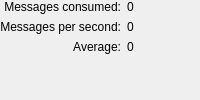
             <widget class="QWidget" name="stk_statistics_consumer">
              <layout class="QVBoxLayout" name="verticalLayout_9">
               <property name="leftMargin">
                <number>0</number>
               </property>
               <property name="topMargin">
                <number>0</number>
               </property>
               <property name="rightMargin">
                <number>0</number>
               </property>
               <property name="bottomMargin">
                <number>0</number>
               </property>
               <item>
                <layout class="QGridLayout" name="gridLayout_6">
                 <item row="3" column="0" colspan="2">
                  <spacer name="verticalSpacer_2">
                   <property name="orientation">
                    <enum>Qt::Vertical</enum>
                   </property>
                   <property name="sizeHint" stdset="0">
                    <size>
                     <width>20</width>
                     <height>40</height>
                    </size>
                   </property>
                  </spacer>
                 </item>
                 <item row="1" column="0">
                  <widget class="QLabel" name="label_8">
                   <property name="text">
                    <string>Messages per second:</string>
                   </property>
                   <property name="alignment">
                    <set>Qt::AlignRight|Qt::AlignTrailing|Qt::AlignVCenter</set>
                   </property>
                  </widget>
                 </item>
                 <item row="0" column="1">
                  <widget class="QLabel" name="lbl_stats_consumed">
                   <property name="text">
                    <string>0</string>
                   </property>
                  </widget>
                 </item>
                 <item row="1" column="1">
                  <widget class="QLabel" name="lbl_stats_consumed_ps">
                   <property name="text">
                    <string>0</string>
                   </property>
                  </widget>
                 </item>
                 <item row="0" column="0">
                  <widget class="QLabel" name="label_6">
                   <property name="text">
                    <string>Messages consumed:</string>
                   </property>
                   <property name="alignment">
                    <set>Qt::AlignRight|Qt::AlignTrailing|Qt::AlignVCenter</set>
                   </property>
                  </widget>
                 </item>
                 <item row="2" column="0">
                  <widget class="QLabel" name="label_9">
                   <property name="text">
                    <string>Average:</string>
                   </property>
                   <property name="alignment">
                    <set>Qt::AlignRight|Qt::AlignTrailing|Qt::AlignVCenter</set>
                   </property>
                  </widget>
                 </item>
                 <item row="2" column="1">
                  <widget class="QLabel" name="lbl_stats_consumed_avg">
                   <property name="text">
                    <string>0</string>
                   </property>
                  </widget>
                 </item>
                </layout>
               </item>
              </layout>
             </widget>
